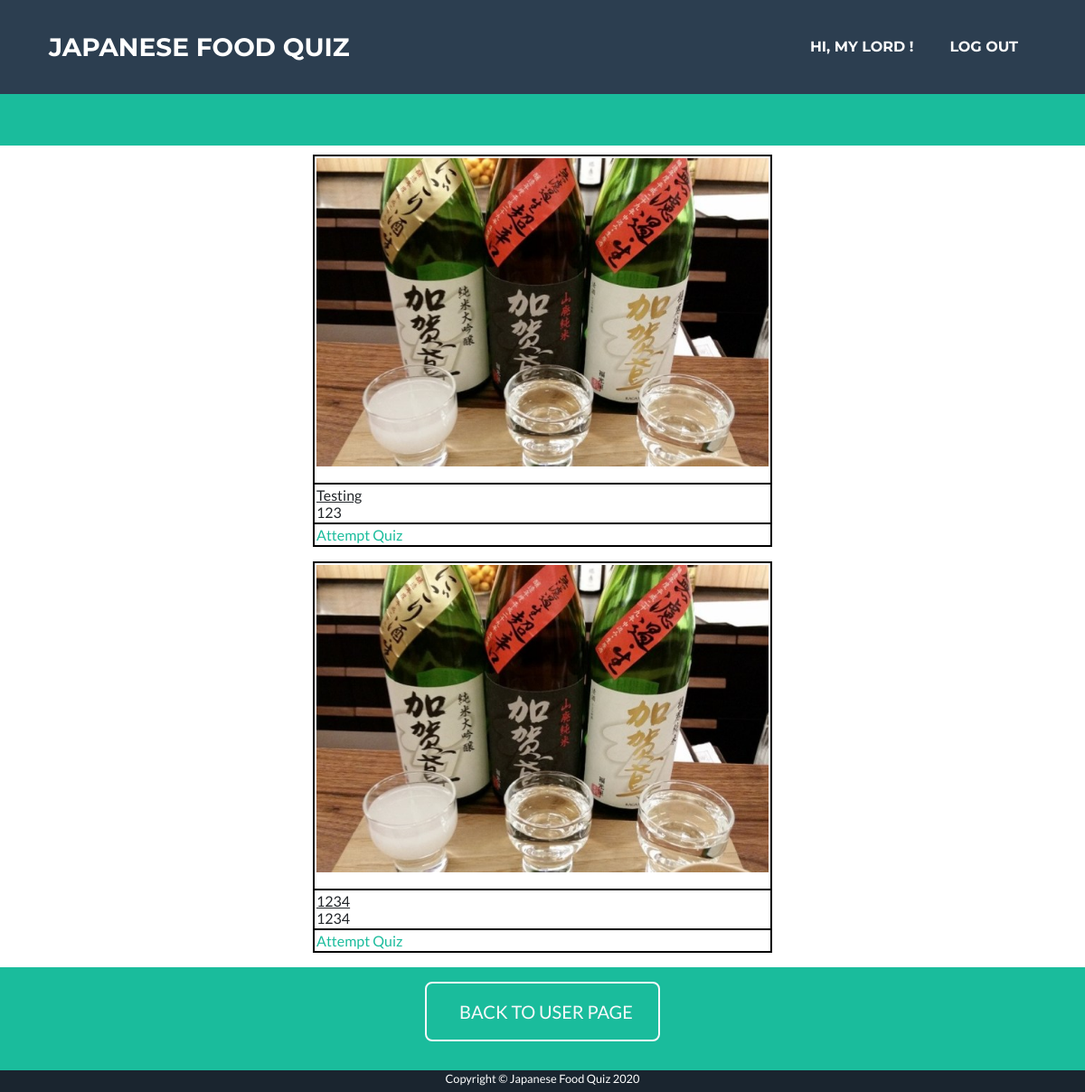
The app's page /qs (signed in), older data.
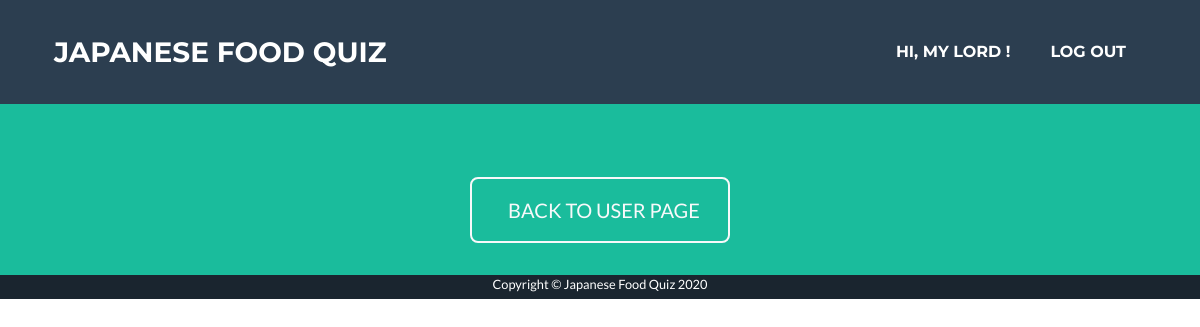
The same page, newer data.
### app/models.py (models this page shows, shortened)
class QuizSet(db.Model):
    __table_args__ = {'extend_existing': True}
    quizSetID = db.Column(db.Integer, primary_key=True)
    name = db.Column(db.String(100))
    description = db.Column(db.String(100))
    picture = db.Column(db.String(100))
    userID = db.Column(db.String)
    status = db.Column(db.String(100))

### app/routes.py (the view)
@app.route('/qs')
def qs():
	quizSets = QuizSet.query.filter_by(status="approve").all()
	for quizSet in quizSets:
		quizSet.href = "/qa?index=0&id="+str(quizSet.quizSetID)
		quizSet.picture = "/static/images/"+quizSet.picture
	return render_template('qs.html', quizSets=quizSets, base64=base64, username=current_user.name)

### app/models.py (called while the page is built)
@login.user_loader
def load_user(id):
    user = User.query.filter_by(id=(int(id))).first()
    return user

### app/templates/qs.html (shortened to what this page needs)
﻿<!DOCTYPE html>
<html lang="en">
  <head>
    <link href="/static/style.css" rel="stylesheet" />
    <link href="/static/qs.css" rel="stylesheet" />
  {% extends 'base.html' %}
  {% block content %}
        <td class="page-section portfolio" id="portfolio">
            {% for quizSet in quizSets %}
            <p>
                <table class="tbCss" align="center">
                    <tr>
                        <td>
                            <p> <img src="{{ quizSet.picture }}" width="500rem" alt="miss～～"/></p>
                        </td>
                    </tr>
                    <tr>
                        <td>
                            <u>{{ quizSet.name }}</u>
                            <br>
                            {{ quizSet.description }}
                        </td>
                    </tr>
                    <tr>
                        <td>
                            <a href="{{ quizSet.href }}"> Attempt Quiz </a>
                        </td>
                    </tr>
                </table>
            </p>
            {% endfor %}
        <section class="page-section bg-primary text-white mb-0" id="about" style="padding-top: 1rem; padding-bottom: 2rem;">
            <div class="container">
                <div class="text-center">
                  <a class="btn btn-xl btn-outline-light" href="/user_page">
                    BACK TO USER PAGE
                  </a>
                </div>
              </div>
        </section>
  {% endblock %}

Row changes from the older to the newer data that the page shows:
no longer on this page (row edited): QuizSet: picture (picture), name "Testing", description "123"
removed QuizSet: picture (picture), name "1234", description "1234"
